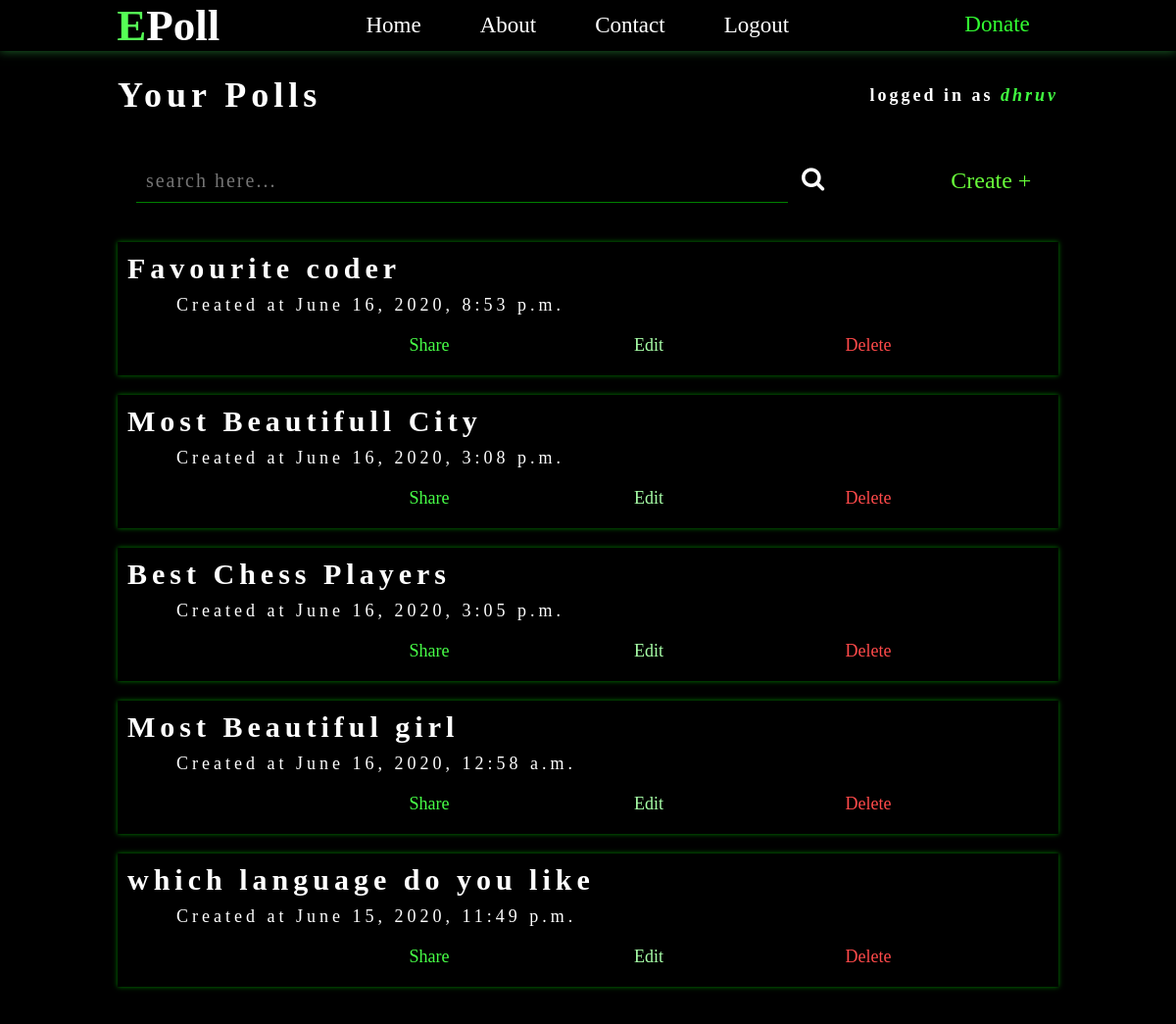
The page /dashboard/ (signed in) on the database its author committed.
### pollapp/models.py (models this page shows, shortened)
class Polls(models.Model):
    user=models.ForeignKey(User,on_delete=models.CASCADE)
    title=models.CharField(max_length=100)
    decription=models.TextField(max_length=500,blank=True)
    create_time=models.DateTimeField(auto_now_add=True)
    option1=models.CharField(max_length=200)
    option2=models.CharField(max_length=200)
    option3=models.CharField(max_length=200,blank=True,default="None")
    option4=models.CharField(max_length=200,blank=True,default="None")
    option5=models.CharField(max_length=200,blank=True,default="None")
    option6=models.CharField(max_length=200,blank=True,default="None")
    option7=models.CharField(max_length=200,blank=True,default="None")
    option8=models.CharField(max_length=200,blank=True,default="None")
    option1_count=models.IntegerField(default=0)
    option2_count=models.IntegerField(default=0)
    option3_count=models.IntegerField(default=0)
    option4_count=models.IntegerField(default=0)
    option5_count=models.IntegerField(default=0)
    option6_count=models.IntegerField(default=0)
    option7_count=models.IntegerField(default=0)
    option8_count=models.IntegerField(default=0)
    class Meta:
        ordering = ('-create_time',)

### pollapp/views.py (the view)
# urls.py: path('dashboard/',views.dashboard),
@login_required(login_url='/registrations')
def dashboard(requests):
    context = {'polls': Polls.objects.filter(user=requests.user)}
    return render(requests, 'dashboard.html', context)

### templates/dashboard.html (shortened to what this page needs)
{% extends "base.html" %}
{% load static  %}
    {% block css %}
    <link rel="stylesheet" href="{% static 'css/dashboard.css' %}">
    <link rel="stylesheet" href="https://cdnjs.cloudflare.com/ajax/libs/font-awesome/4.7.0/css/font-awesome.min.css">
    {% endblock css %}
    {% block content %}
    <div class="header_dashboard">
        <h1>Your Polls</h1>
        <h4>logged in as <span>{{request.user.username}}</span></h4>
    </div>
    <div class="search_bar">
        <form class="search_box" action='/search'>
            <input type="search" placeholder="search here..." name='query'>
            <button type="submit" href="" class="fa fa-search" aria-hidden="true" style="background: transparent;border:none;"></button>
        </form>
        <div class="create">
            <a href="/create">Create &#x2b</a>
        </div>
    </div>
    {% if polls %}
    {% for poll in polls  %}
    <a style="color:white;text-decoration:none" href="/detail/{{poll.id}}">
        <div class="mypoll">
            <h2>{{poll.title}}</h2>
            <p>Created at {{poll.create_time}}</p>
            <div class="buttons">
                <a href="/share/{{poll.id}}"> <button style="color: rgb(71, 255, 71);">Share</button></a>
                <a href="/detail/{{poll.id}}"> <button style="color: rgb(168, 255, 168);">Edit</button></a>
                <a href="/delete/{{poll.id}}"> <button style="color: rgb(255, 74, 74);">Delete</button></a>
            </div>
        </div>
    </a>
    {% endfor %}
    {% else %}
    <h1 style="opacity:0.4;color:white;font-size:3vw;position:absolute;top:50%;left:50%;transform:translate(-50%,-50%)">No Post Here &#128533, Create One &#128513</h1>
    {% endif %}
    {% endblock content %}

### templates/base.html (shortened to what this page needs)
{% load static  %}
<!DOCTYPE html>
<html lang="en">
<head>
    <link rel="stylesheet" href="{% static 'css/base.css' %}">
    {% block css %}
    {% endblock css %}
</head>
<body>
    <div id="navbar_big" class="navbar_big">
        <div class="header">
            <h1><span style="color:rgb(85, 255, 85)">E</span>Poll</h1>
        </div>
        <div class="menu">
            <ul>
                <a href="/.">
                    <li>Home</li>
                </a>
                <a href="/about">
                    <li>About</li>
                </a>
                <a href="/contact">
                    <li>Contact</li>
                </a>
                {% if request.user.is_authenticated %}
                <a href="/handlelogout">
                    <li>Logout</li>
                </a>
                {% endif %}
            </ul>
        </div>
        <div class="donate_big">
            <a href="/donate">Donate</a>
        </div>
    </div>
    {% block content %}
    {% endblock content %}
</body>
</html>

### static/css/base.css (style rules this page uses)
* { margin: 0px; padding: 0px; box-sizing: border-box; font-family: serif; }
.navbar_big { display: flex; justify-content: space-evenly; box-shadow: 0px 0px 10px rgba(73, 255, 103, 0.575); }
.navbar_big .menu, .navbar_big .donate_big, .navbar_big .header { display: flex; align-items: center; }
.navbar_big .menu ul { display: flex; list-style: none; }
.navbar_big .menu ul a { padding: 10px 30px; height: 100%; font-size: 23px; text-decoration: none; color: white; cursor: pointer; }
.navbar_big .donate_big a { padding: 12px 30px; height: 100%; font-size: 23px; text-decoration: none; color: rgb(50, 255, 50); transition: 0.3s; }
.navbar_big .header h1 { font-size: 45px; color: rgb(255, 255, 255); cursor: pointer; }
body { background-color: black; animation: fade 2s ease 1; }

### static/css/dashboard.css (style rules this page uses)
* { margin: 0px; padding: 0px; box-sizing: border-box; }
body { background-color: black; animation: fade 2s ease 1; }
.header_dashboard { background-color: rgba(0, 0, 0, 0.267); color: white; font-size: 18px; display: flex; align-items: center; justify-content: space-between; height: 90px; }
.header_dashboard h1 { padding-left: 10%; letter-spacing: 5px; }
.header_dashboard h4 { padding-right: 10%; letter-spacing: 3px; }
.header_dashboard span { color: rgb(65, 255, 65); font-style: oblique; }
.search_bar { padding: 20px; display: flex; align-items: center; }
.search_bar .search_box { flex-grow: 5; text-align: center; }
.search_bar .fa { flex-grow: 1; text-align: center; padding: 8px 10px; font-size: 25px; cursor: pointer; color: white; text-decoration: none; }
.search_bar .create { flex-grow: 1; text-align: left; }
.search_bar .create a { text-decoration: none; font-size: 24px; color: rgb(104, 255, 58); }
.search_bar .search_box input { width: 70%; font-size: 20px; padding: 10px; letter-spacing: 2px; border: none; outline: none; border-bottom: green solid 1px; color: white; background-color: transparent; }
.mypoll { width: 80%; margin: 20px auto; cursor: pointer; box-shadow: 0px 0px 5px green; padding: 10px; transition: 0.2s; }
.mypoll h2 { letter-spacing: 5px; font-size: 30px; }
.mypoll p { padding: 10px 50px; font-size: 18px; letter-spacing: 4px; }
.mypoll .buttons { display: flex; justify-content: space-evenly; padding: 10px; }
.mypoll .buttons button { padding: 10px 40/px; font-size: 18px; cursor: pointer; border: none; background: none; width: 100px; transition: 0.5s; outline: none; }

### rows shown on the page
Polls: title "Favourite coder", create_time "June 16, 2020, 8:53 p.m."
Polls: title "Most Beautifull City", create_time "June 16, 2020, 3:08 p.m."
Polls: title "Best Chess Players", create_time "June 16, 2020, 3:05 p.m."
Polls: title "Most Beautiful girl", create_time "June 16, 2020, 12:58 a.m."
Polls: title "which language do you like", create_time "June 15, 2020, 11:49 p.m."

### other values the page prints
{{ request.user.username }} "dhruv"
